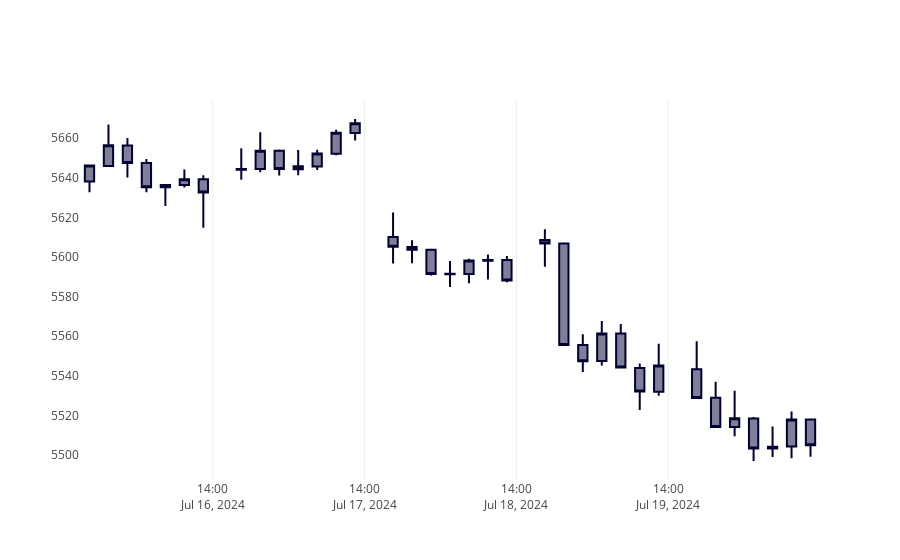

The code cell stored with this chart in its notebook:
### Code cell
# Paso 4: Crear el gráfico de Plotly
fig = go.Figure(data=[go.Candlestick(
    x=data.index,
    open=data['Open'],
    high=data['High'],
    low=data['Low'],
    close=data['Close']
)])

# Actualizar el eje x para eliminar los gaps de fechas faltantes
fig.update_xaxes(
    rangebreaks=[dict(bounds=["sat", "sun"]),
                dict(bounds=[22, 14], pattern="hour")
                ]
)

fig.update_layout(xaxis_title='', yaxis_title='',
                  yaxis=dict(
                            gridcolor='rgba(200, 200, 200, 0.03)',
                            gridwidth=1
                    ),
                  xaxis_rangeslider_visible=False,
                  height=700,
                  dragmode='drawline',
                  shapes=[],
                  newshape=dict(line=dict(color="red")),
                  modebar_add=['drawline','eraseshape'],
                  showlegend=False)

# Mostrar el gráfico
fig.show()
